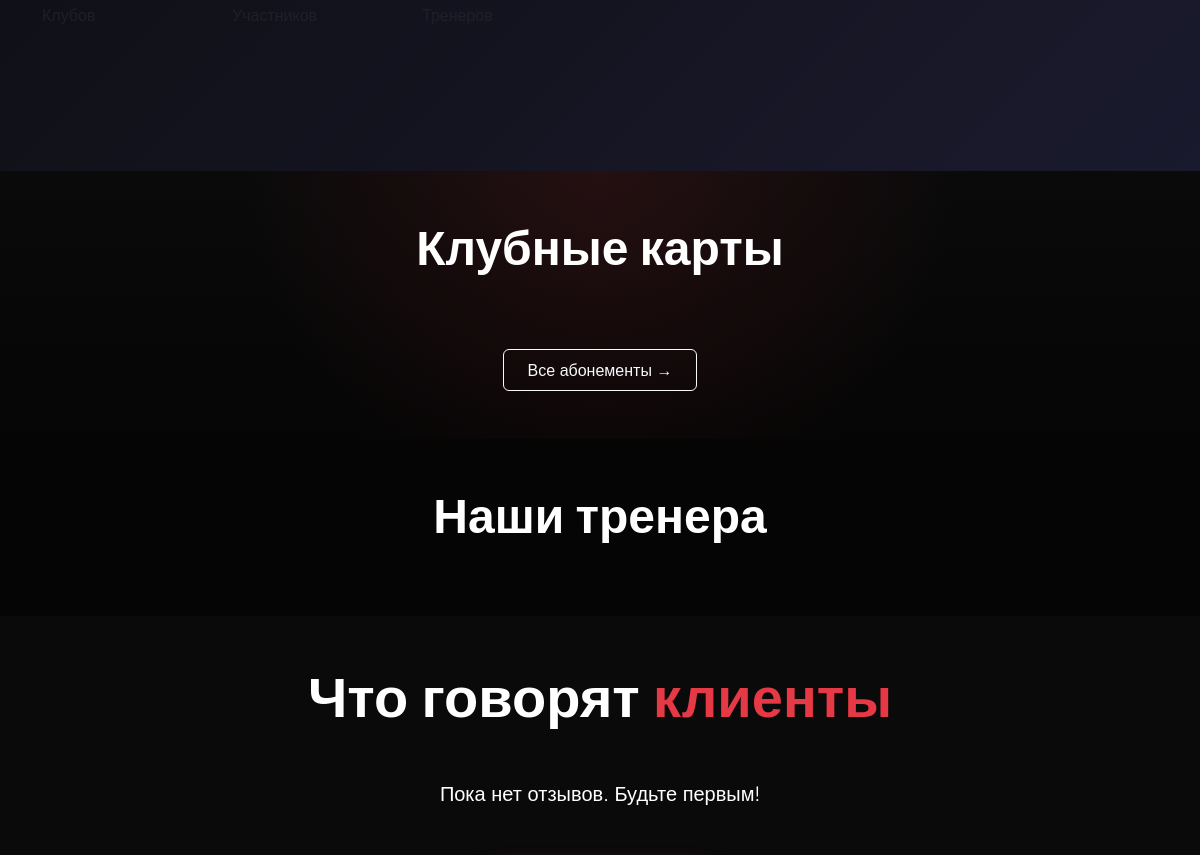
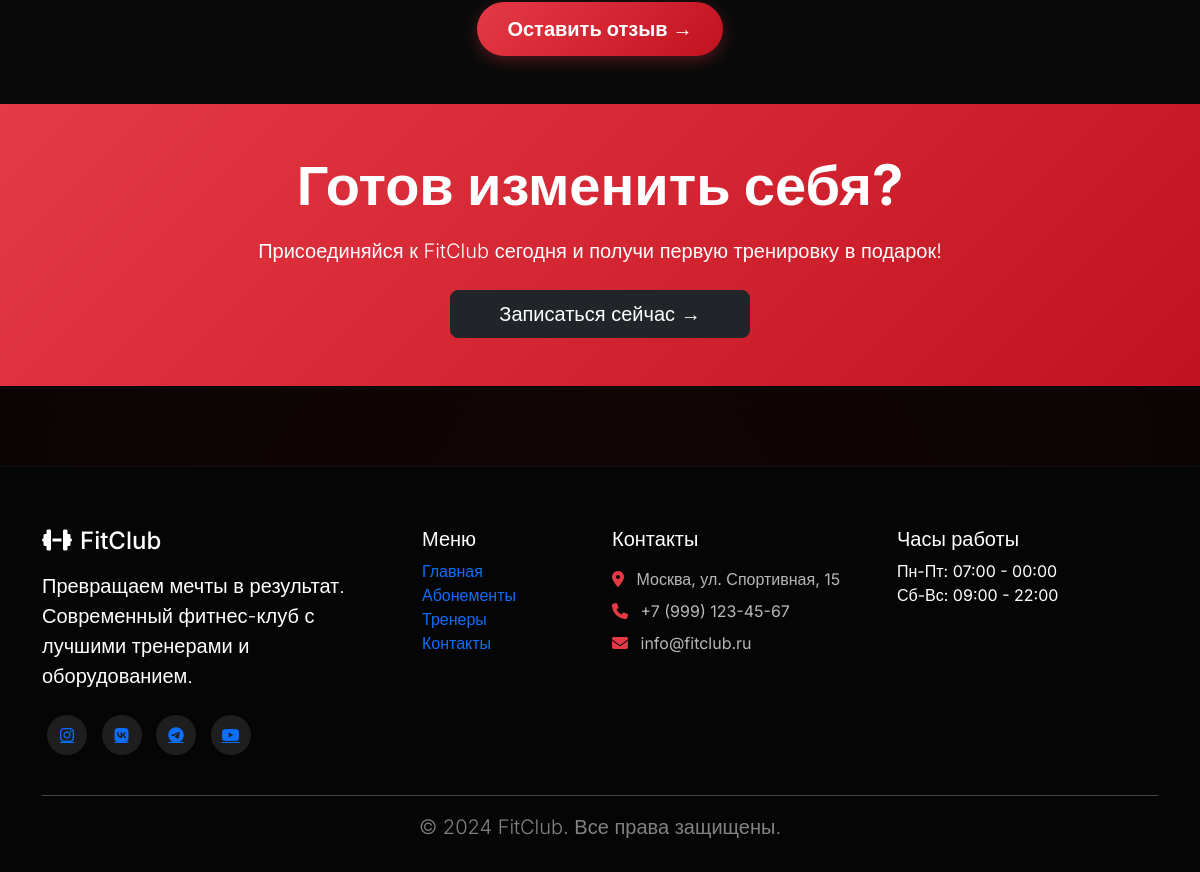
Before: / (lower part) with the older database file (2 pictures, top to bottom).
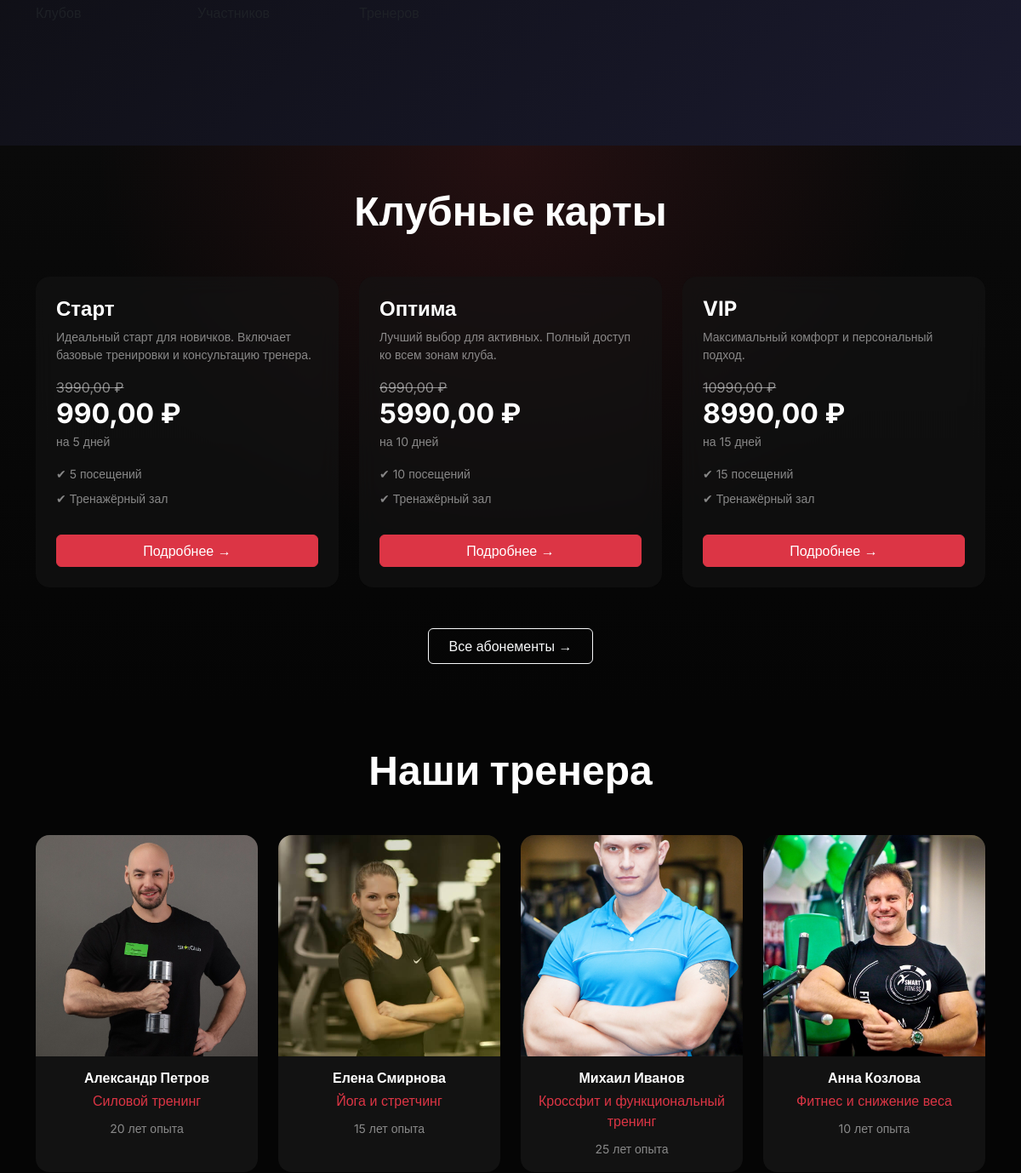
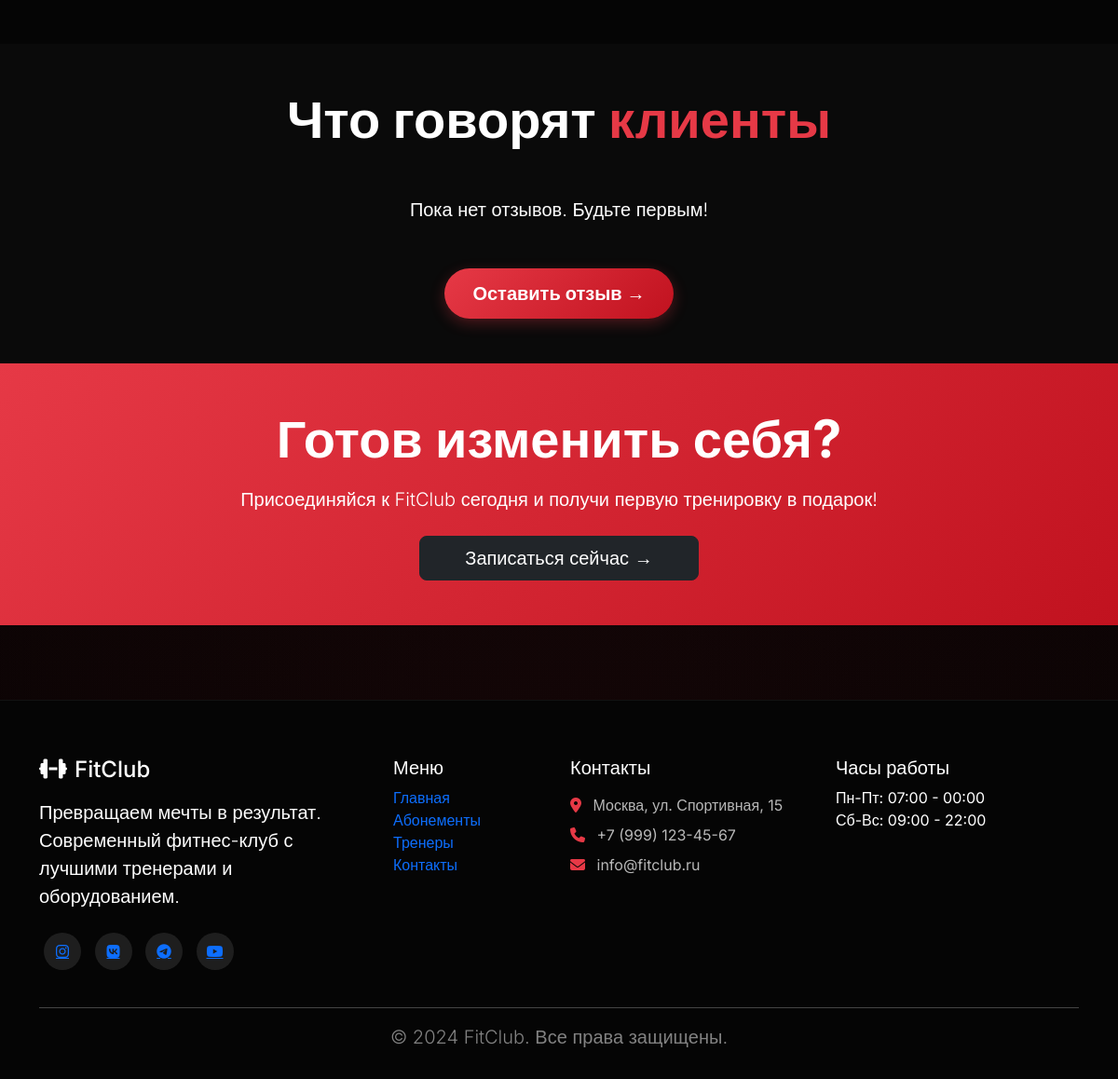
After: the same page with the newer database file (2 pictures, top to bottom).
### abonements/models.py (models this page shows, shortened)
class SubscriptionType(models.Model):
    name = models.CharField(max_length=100, verbose_name='Название')
    description = models.TextField(verbose_name='Описание')
    price = models.DecimalField(max_digits=10, decimal_places=2, verbose_name='Цена')
    old_price = models.DecimalField(max_digits=10, decimal_places=2, blank=True, null=True, verbose_name='Старая цена')
    period_days = models.IntegerField(verbose_name='Срок (дней)')
    visits_count = models.IntegerField(default=0, verbose_name='Посещений')
    image = models.ImageField(upload_to='abonements/', blank=True, null=True)
    is_active = models.BooleanField(default=True)
    is_popular = models.BooleanField(default=False, verbose_name='Популярный')
    features = models.TextField(blank=True, help_text='Возможности через запятую')
    category = models.ForeignKey(Category, on_delete=models.SET_NULL, null=True, blank=True)
    has_gym = models.BooleanField(default=True, verbose_name='Тренажерный зал')
    has_pool = models.BooleanField(default=False, verbose_name='Бассейн')
    has_group = models.BooleanField(default=False, verbose_name='Групповые')
    has_spa = models.BooleanField(default=False, verbose_name='СПА')
    def get_absolute_url(self):
        return reverse('abonement_detail', args=[self.id])
    class Meta:
        verbose_name = 'Абонемент'
        verbose_name_plural = 'Абонементы'
        ordering = ['price']

class Trainer(models.Model):
    name = models.CharField(max_length=100)
    specialty = models.CharField(max_length=100)
    description = models.TextField()
    image = models.ImageField(upload_to='trainers/')
    experience_years = models.IntegerField(default=1)
    instagram = models.URLField(blank=True)
    is_active = models.BooleanField(default=True)
    order = models.IntegerField(default=0)
    class Meta:
        ordering = ['order', 'name']
        verbose_name = 'Тренер'
        verbose_name_plural = 'Тренеры'

### abonements/views.py (the view)
# urls.py: path('', views.HomeView.as_view(), name='home'),
class HomeView(TemplateView):
    template_name = 'index.html'
    def get_context_data(self, **kwargs):
        context = super().get_context_data(**kwargs)
        context['abonements'] = SubscriptionType.objects.filter(is_active=True)[:3]
        context['trainers'] = Trainer.objects.filter(is_active=True)[:4]
        context['reviews'] = Review.objects.filter(is_moderated=True)[:6]
        context['popular_abonement'] = SubscriptionType.objects.filter(is_active=True, is_popular=True).first()
        return context

### templates/index.html (shortened to what the changed rows need)
{% extends 'base.html' %}
{% load static %}
{% block content %}
<section class="py-5" style="
background:
radial-gradient(circle at top, rgba(230,57,70,0.12), transparent 55%),
linear-gradient(180deg,#0a0a0a,#050505);">
<div class="container">
    <div class="text-center mb-5" data-aos="fade-up">
        <h2 class="fw-bold text-white display-5">
            <span style="color:#fffff;">Клубные карты</span>
        </h2>
    </div>
    <div class="row g-4">
        {% for abonement in abonements %}
        <div class="col-md-4" data-aos="fade-up"
             data-aos-delay="{{ forloop.counter|add:100 }}">
            <div class="card border-0 rounded-4 h-100 position-relative"
                 style="
                 background: rgba(20,20,20,0.6);
                 backdrop-filter: blur(12px);
                 border: 1px solid rgba(255,255,255,0.06);
                 transition:0.35s ease;">
                <div class="card-body p-4 d-flex flex-column">
                    <h4 class="text-white fw-bold mb-2">
                        {{ abonement.name }}
                    </h4>
                    <p class="text-white-50 small mb-3">
                        {{ abonement.description|truncatewords:15 }}
                    </p>
                    <div class="mb-3">
                        {% if abonement.old_price %}
                        <span class="text-white-50 text-decoration-line-through">
                            {{ abonement.old_price }} ₽
                        </span>
                        {% endif %}
                        <h2 class="fw-bold text-white mb-0">
                            {{ abonement.price }} ₽
                        </h2>
                        <small class="text-white-50">
                            на {{ abonement.period_days }} дней
                        </small>
                    </div>
                    <ul class="list-unstyled text-white-50 small mb-4">
                        <li class="mb-2">✔ {{ abonement.visits_count }} посещений</li>
                        {% if abonement.has_gym %}
                        <li class="mb-2">✔ Тренажёрный зал</li>
                        {% endif %}
                    </ul>
                    <a href="{{ abonement.get_absolute_url }}"
                       class="btn btn-danger w-100 mt-auto">
                        Подробнее →
                    </a>
                </div>
            </div>
        </div>
        {% endfor %}
    </div>
</div>
</section>
<section class="py-5" style="background:#050505;">
<div class="container">
    <div class="text-center mb-5" data-aos="fade-up">
        <h2 class="fw-bold text-white display-5">
            <span style="color:#fffff;">Наши тренера</span>
        </h2>
    </div>
    <div class="row g-4">
        {% for trainer in trainers %}
        <div class="col-lg-3 col-md-6" data-aos="fade-up"
             data-aos-delay="{{ forloop.counter|add:100 }}">
            <div class="card border-0 rounded-4 overflow-hidden h-100"
                 style="
                 background:#121212;
                 transition:0.3s ease;">
                {% if trainer.image %}
                <img src="{{ trainer.image.url }}"
                     style="height:260px; object-fit:cover;">
                {% endif %}
                <div class="p-3 text-center">
                    <h6 class="text-white fw-bold mb-1">
                        {{ trainer.name }}
                    </h6>
                    <p class="text-danger mb-2">
                        {{ trainer.specialty }}
                    </p>
                    <small class="text-white-50">
                        {{ trainer.experience_years }} лет опыта
                    </small>
                </div>
            </div>
        </div>
        {% endfor %}
    </div>
</div>
</section>
<section id="reviews" class="py-5" style="background: #0a0a0a;">
    <div class="container">
        <div class="text-center mb-5" data-aos="fade-up">
            <h2 class="display-4 fw-bold">Что говорят <span style="color: #e63946;">клиенты</span></h2>
        </div>
    </div>
</section>
<section class="py-5" style="background: linear-gradient(135deg, #e63946, #c1121f);">
    <div class="container text-center" data-aos="zoom-in">
        <h2 class="display-4 fw-bold mb-3">Готов изменить себя?</h2>
    </div>
</section>
{% endblock %}

Changed rows visible on the page:
added SubscriptionType: name "Старт", description "Идеальный старт для новичков. Включает базовые тренировки и консультацию тренера.", old_price "3990,00", price "990,00", period_days "5", visits_count "5", has_gym "✔ Тренажёрный зал"
added SubscriptionType: name "Оптима", description "Лучший выбор для активных. Полный доступ ко всем зонам клуба.", old_price "6990,00", price "5990,00", period_days "10", visits_count "10", has_gym "✔ Тренажёрный зал"
added SubscriptionType: name "VIP", description "Максимальный комфорт и персональный подход.", old_price "10990,00", price "8990,00", period_days "15", visits_count "15", has_gym "✔ Тренажёрный зал"
added Trainer: image (picture), name "Александр Петров", specialty "Силовой тренинг", experience_years "20"
added Trainer: image (picture), name "Елена Смирнова", specialty "Йога и стретчинг", experience_years "15"
added Trainer: image (picture), name "Михаил Иванов", specialty "Кроссфит и функциональный тренинг", experience_years "25"
added Trainer: image (picture), name "Анна Козлова", specialty "Фитнес и снижение веса", experience_years "10"
